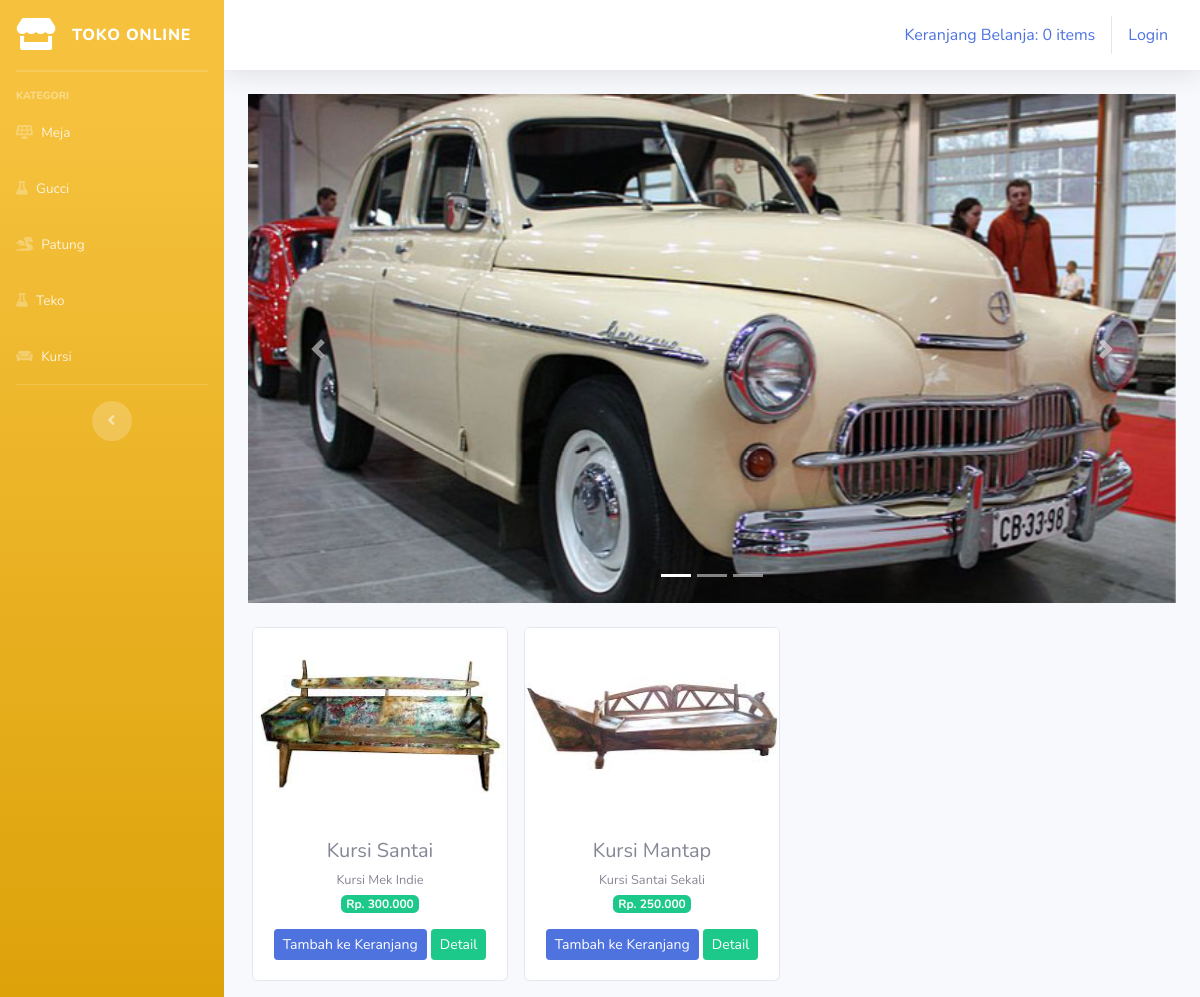
Screenshot of /index.php/kategori/kursi with the database file from the repository.
### tables this page shows
CREATE TABLE `tbl_barang` (
  `id_brg` int(11) NOT NULL,
  `nama_brg` varchar(120) NOT NULL,
  `keterangan` varchar(225) NOT NULL,
  `kategori` varchar(60) NOT NULL,
  `harga` int(11) NOT NULL,
  `stok` int(4) NOT NULL,
  `gambar` text NOT NULL
);

### application/controllers/kategori.php (called while the page is built, shortened)
<?php
class Kategori extends CI_Controller
{
    public function kursi()
    {
        $data['kursi'] = $this->model_kategori->data_kursi()->result();
        $this->load->view('templates/header');
        $this->load->view('templates/sidebar');
        $this->load->view('kursi',$data);
        $this->load->view('templates/footer');
    }
}
?>

### index.php (called while the page is built, shortened)
<?php
require_once BASEPATH.'core/CodeIgniter.php';

### application/models/model_kategori.php (called while the page is built, shortened)
<?php
class Model_kategori extends CI_Model
{
    public function data_kursi()
    {
        return $this->db->get_where("tbl_barang",array('kategori' => 'kursi'));
    }
}
?>

### application/views/kursi.php (the view, shortened to what this page needs)
<div class="container-fluid">
<div id="carouselExampleIndicators" class="carousel slide" data-ride="carousel">
  <ol class="carousel-indicators">
    <li data-target="#carouselExampleIndicators" data-slide-to="0" class="active"></li>
    <li data-target="#carouselExampleIndicators" data-slide-to="1"></li>
    <li data-target="#carouselExampleIndicators" data-slide-to="2"></li>
  </ol>
  <div class="carousel-inner">
    <div class="carousel-item active">
      <img src="<?php echo base_url('assets/img/slide1.jpg')?>" class="d-block w-100" alt="...">
    </div>
  </div>
  <a class="carousel-control-prev" href="#carouselExampleIndicators" role="button" data-slide="prev">
    <span class="carousel-control-prev-icon" aria-hidden="true"></span>
  </a>
  <a class="carousel-control-next" href="#carouselExampleIndicators" role="button" data-slide="next">
    <span class="carousel-control-next-icon" aria-hidden="true"></span>
  </a>
</div>
    <div class="row text-center mt-4">
    <?php foreach ($kursi as $brg) : ?>
        <div class="card ml-3 mb-3" style="width: 16rem;">
        <img src="<?php echo base_url().'/upload/'.$brg->gambar ?>" class="card-img-top" alt="...">
        <div class="card-body">
        <h5 class="card-title mb-1"><?php echo $brg->nama_brg ?></h5>
        <small><?php echo $brg->keterangan ?></small><br>
        <span class="badge badge-success mb-3">Rp. <?php echo number_format($brg->harga, 0, ',','.') ?></span>
        <?php echo anchor('dashboard/tambah_ke_keranjang/' .$brg->id_brg,'<div class="btn btn-sm btn-primary">Tambah ke Keranjang</div>') ?>
        <?php echo anchor('dashboard/detail/' .$brg->id_brg,'<div class="btn btn-sm btn-success">Detail</div>') ?>
        </div>
        </div>
    <?php endforeach ?>
    </div>
</div>

### rows the page displays
tbl_barang: gambar (picture), nama_brg "Kursi Santai", keterangan "Kursi Mek Indie", harga "300.000", id_brg "Tambah ke Keranjang", id_brg "Detail"
tbl_barang: gambar (picture), nama_brg "Kursi Mantap", keterangan "Kursi Santai Sekali", harga "250.000", id_brg "Tambah ke Keranjang", id_brg "Detail"

### other values shown
anchor('dashboard/detail_keranjang',$keranjang) "Keranjang Belanja: 0 items"
anchor('auth/login','Login') "Login"
